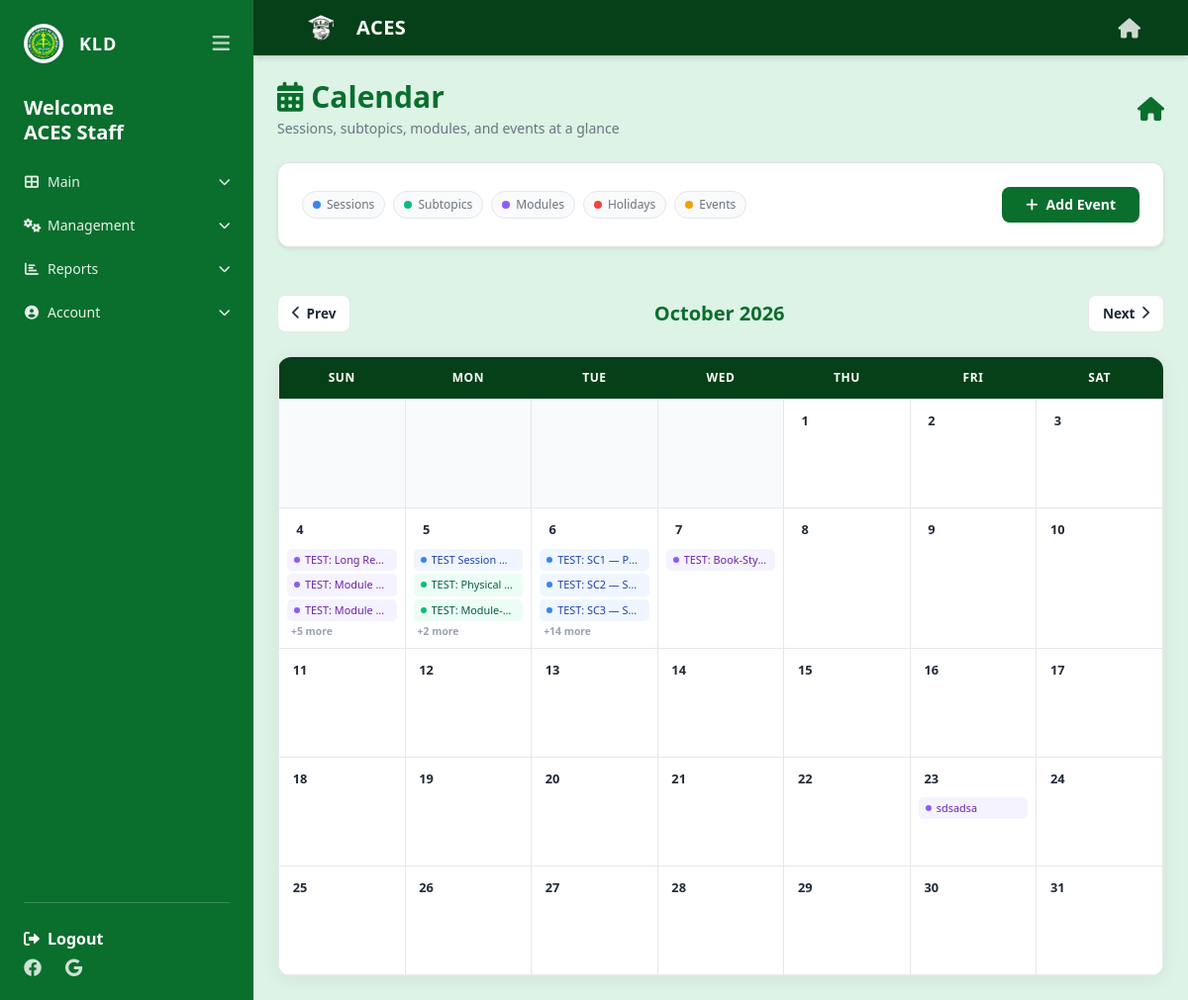
The page /staff/calendar.php?month=10&year=2026 (signed in) on the database its author committed.
### tables this page shows
CREATE TABLE `users` (
  `user_id` int(11) NOT NULL AUTO_INCREMENT,
  `email` varchar(100) NOT NULL,
  `password_hash` varchar(255) NOT NULL,
  `is_verified` tinyint(1) NOT NULL DEFAULT 0,
  `verification_token` varchar(64) DEFAULT NULL,
  `verification_expires` datetime DEFAULT NULL,
  `reset_token` varchar(64) DEFAULT NULL,
  `reset_expires` datetime DEFAULT NULL,
  `full_name` varchar(100) NOT NULL,
  `role` enum('student','staff') NOT NULL,
  `staff_role` enum('admin','lead','viewer') DEFAULT 'viewer',
  `is_active` tinyint(1) NOT NULL DEFAULT 1,
  `created_by` int(11) DEFAULT NULL,
  `created_at` datetime DEFAULT current_timestamp(),
  PRIMARY KEY (`user_id`),
  UNIQUE KEY `email` (`email`),
  KEY `idx_staff_role` (`staff_role`)
);

CREATE TABLE `modules` (
  `module_id` int(11) NOT NULL AUTO_INCREMENT,
  `subtopic_id` int(11) NOT NULL,
  `title` varchar(200) NOT NULL,
  `description` text DEFAULT NULL,
  `due_date` date DEFAULT NULL,
  `created_by` int(11) NOT NULL,
  `created_at` datetime DEFAULT current_timestamp(),
  `type` enum('module','assessment') NOT NULL DEFAULT 'module',
  `content` text DEFAULT NULL,
  `is_deleted` tinyint(1) DEFAULT 0,
  `updated_at` datetime DEFAULT NULL ON UPDATE current_timestamp(),
  PRIMARY KEY (`module_id`),
  KEY `subtopic_id` (`subtopic_id`),
  KEY `created_by` (`created_by`),
  CONSTRAINT `modules_ibfk_1` FOREIGN KEY (`subtopic_id`) REFERENCES `subtopics` (`subtopic_id`) ON DELETE CASCADE,
  CONSTRAINT `modules_ibfk_2` FOREIGN KEY (`created_by`) REFERENCES `users` (`user_id`)
);

CREATE TABLE `sessions` (
  `session_id` int(11) NOT NULL AUTO_INCREMENT,
  `title` varchar(100) NOT NULL,
  `phase` enum('Preparation','Pre-Employment','Career Fair') NOT NULL,
  `date` date NOT NULL,
  `start_time` time NOT NULL,
  `end_time` time NOT NULL,
  `description` text DEFAULT NULL,
  `created_by` int(11) NOT NULL,
  `proctor` varchar(100) DEFAULT 'TBA',
  `location` varchar(200) DEFAULT 'TBA',
  `is_deleted` tinyint(1) DEFAULT 0,
  `allow_multiple` tinyint(1) NOT NULL DEFAULT 0,
  PRIMARY KEY (`session_id`),
  KEY `created_by` (`created_by`),
  KEY `phase` (`phase`),
  CONSTRAINT `sessions_ibfk_1` FOREIGN KEY (`created_by`) REFERENCES `users` (`user_id`)
);

CREATE TABLE `subtopics` (
  `subtopic_id` int(11) NOT NULL AUTO_INCREMENT,
  `session_id` int(11) NOT NULL,
  `title` varchar(100) NOT NULL,
  `description` text DEFAULT NULL,
  `capacity` int(11) DEFAULT 30,
  `deadline` datetime DEFAULT NULL,
  `subtopic_date` date DEFAULT NULL,
  `subtopic_start_time` time DEFAULT NULL,
  `subtopic_end_time` time DEFAULT NULL,
  `subtopic_proctor` varchar(100) DEFAULT NULL,
  `subtopic_location` varchar(200) DEFAULT NULL,
  `is_required` tinyint(1) DEFAULT 0,
  `required_for` text DEFAULT NULL,
  `visible_for` text DEFAULT NULL,
  `visible_courses` text DEFAULT NULL,
  `required_courses` text DEFAULT NULL,
  `is_deleted` tinyint(1) DEFAULT 0,
  `attendance_type` enum('physical','module') DEFAULT 'physical',
  PRIMARY KEY (`subtopic_id`),
  KEY `session_id` (`session_id`),
  CONSTRAINT `subtopics_ibfk_1` FOREIGN KEY (`session_id`) REFERENCES `sessions` (`session_id`) ON DELETE CASCADE
);

### includes/auth.php (called while the page is built, shortened)
<?php
function isViewer() {
    return isset($_SESSION['role']) && $_SESSION['role'] === 'staff' && isset($_SESSION['staff_role']) && $_SESSION['staff_role'] === 'viewer';
}
?>

### staff/calendar.php (the view, shortened to what this page needs)
<?php
require_once __DIR__ . '/../includes/auth.php';
$stmt = $pdo->prepare("SELECT full_name FROM users WHERE user_id = ?");
$stmt->execute([$_SESSION['user_id']]);
$staff = $stmt->fetch();
$staff_name = $staff['full_name'] ?? '';
$month = isset($_GET['month']) ? (int)$_GET['month'] : date('n');
$year  = isset($_GET['year'])  ? (int)$_GET['year']  : date('Y');
$first_day_of_month = mktime(0, 0, 0, $month, 1, $year);
$days_in_month      = date('t', $first_day_of_month);
$start_weekday      = date('w', $first_day_of_month);
$events = [];
$start_date = sprintf('%04d-%02d-01', $year, $month);
$end_date   = date('Y-m-t', strtotime($start_date));
$stmt = $pdo->prepare("
    SELECT session_id, title AS session_title, date, description, start_time, end_time, location, proctor
    FROM sessions
    WHERE is_deleted = 0 AND date BETWEEN ? AND ?
");
$stmt->execute([$start_date, $end_date]);
while ($row = $stmt->fetch()) {
    $date = $row['date'];
    $events[$date][] = [
        'type'        => 'session',
        'title'       => $row['session_title'],
        'description' => $row['description'],
        'time'        => date('g:i A', strtotime($row['start_time'])) . ' – ' . date('g:i A', strtotime($row['end_time'])),
        'location'    => $row['location'],
        'proctor'     => $row['proctor'],
        'id'          => $row['session_id'],
    ];
}
$stmt = $pdo->prepare("
    SELECT st.subtopic_id, st.title AS subtopic_title, st.description,
           st.subtopic_date, st.subtopic_start_time, st.subtopic_end_time,
           st.subtopic_location, st.subtopic_proctor,
           s.title AS session_title
    FROM subtopics st
    JOIN sessions s ON st.session_id = s.session_id
    WHERE st.is_deleted = 0 AND st.subtopic_date BETWEEN ? AND ?
");
$stmt->execute([$start_date, $end_date]);
while ($row = $stmt->fetch()) {
    $date = $row['subtopic_date'];
    $events[$date][] = [
        'type'        => 'subtopic',
        'title'       => $row['subtopic_title'],
        'description' => $row['description'],
        'time'        => date('g:i A', strtotime($row['subtopic_start_time'])) . ' – ' . date('g:i A', strtotime($row['subtopic_end_time'])),
        'location'    => $row['subtopic_location'],
        'proctor'     => $row['subtopic_proctor'],
        'session'     => $row['session_title'],
        'id'          => $row['subtopic_id'],
    ];
}
$stmt = $pdo->prepare("
    SELECT module_id, title, due_date, type, subtopic_id
    FROM modules
    WHERE is_deleted = 0 AND due_date BETWEEN ? AND ?
");
$stmt->execute([$start_date, $end_date]);
while ($row = $stmt->fetch()) {
    $date = $row['due_date'];
    $events[$date][] = [
        'type'        => 'module',
        'title'       => $row['title'],
        'description' => "Due date for {$row['type']}",
        'subtopic_id' => $row['subtopic_id'],
        'id'          => $row['module_id'],
    ];
}
?>
<!DOCTYPE html>
<html lang="en" class="h-full">
<head>
    <script src="https://cdn.tailwindcss.com"></script>
    <link href="https://cdn.jsdelivr.net/npm/bootstrap@5.3.0/dist/css/bootstrap.min.css" rel="stylesheet">
    <link rel="stylesheet" href="https://cdnjs.cloudflare.com/ajax/libs/font-awesome/6.0.0/css/all.min.css">
</head>
<body class="bg-[#dcf3e6] font-sans h-screen flex flex-col md:flex-row">
<?php include '../includes/staff_sidebar.php'; ?>
<div class="flex-1 flex flex-col overflow-hidden">
    <?php include '../includes/header.php'; ?>
    <main class="flex-1 p-4 md:p-8 overflow-y-auto no-scrollbar">
        <div class="flex justify-between items-center mb-6">
            <div>
                <h1 class="text-2xl md:text-3xl font-bold text-[#0a6e2d]">
                    <i class="fas fa-calendar-alt mr-2"></i>Calendar
                </h1>
                <p class="text-sm text-gray-500 mt-1">Sessions, subtopics, modules, and events at a glance</p>
            </div>
            <a href="dashboard.php" class="text-[#0a6e2d] hover:text-green-800" title="Home">
                <i class="fas fa-house text-2xl"></i>
            </a>
        </div>
        <div class="bg-white rounded-xl shadow-sm border border-gray-200 p-4 mb-5 flex flex-wrap items-center justify-between gap-3">
            <div class="flex flex-wrap gap-2">
                <span class="legend-item"><span class="legend-dot" style="background:#3b82f6"></span> Sessions</span>
                <span class="legend-item"><span class="legend-dot" style="background:#10b981"></span> Subtopics</span>
                <span class="legend-item"><span class="legend-dot" style="background:#8b5cf6"></span> Modules</span>
                <span class="legend-item"><span class="legend-dot" style="background:#ef4444"></span> Holidays</span>
                <span class="legend-item"><span class="legend-dot" style="background:#f59e0b"></span> Events</span>
            </div>
            <?php if (!isViewer()): ?>
            <button class="bg-[#0a6e2d] hover:bg-green-800 text-white text-sm font-semibold px-4 py-2 rounded-lg inline-flex items-center gap-2 transition"
                    data-bs-toggle="modal" data-bs-target="#addEventModal">
                <i class="fas fa-plus"></i> Add Event
            </button>
            <?php endif; ?>
        </div>
        <div class="flex items-center justify-between mb-4">
            <a href="?month=<?= $month-1 ?>&year=<?= $year ?>" class="nav-btn">
                <i class="fas fa-chevron-left"></i> <span class="hidden sm:inline">Prev</span>
            </a>
            <span class="month-title"><?= date('F Y', $first_day_of_month) ?></span>
            <a href="?month=<?= $month+1 ?>&year=<?= $year ?>" class="nav-btn">
                <span class="hidden sm:inline">Next</span> <i class="fas fa-chevron-right"></i>
            </a>
        </div>
        <div class="calendar-wrap">
            <table class="calendar-grid">
                <thead>
                    <tr>
                        <th>Sun</th><th>Mon</th><th>Tue</th><th>Wed</th><th>Thu</th><th>Fri</th><th>Sat</th>
                    </tr>
                </thead>
                <tbody>
                    <?php
                    $day_counter = 1;
                    $cell_count  = 0;
                    $weekday     = $start_weekday;
                    $today_str   = date('Y-m-d');
                    echo '<tr>';
                    for ($i = 0; $i < $weekday; $i++) {
                        echo '<td class="is-empty"></td>';
                        $cell_count++;
                    }
                    while ($day_counter <= $days_in_month) {
                        $date_str   = sprintf('%04d-%02d-%02d', $year, $month, $day_counter);
                        $day_events = $events[$date_str] ?? [];
                        $is_today   = ($date_str === $today_str) ? ' is-today' : '';
                        usort($day_events, function($a, $b) {
                            $order = ['session'=>1,'subtopic'=>2,'module'=>3,'holiday'=>4,'school_event'=>5];
                            return ($order[$a['type']] ?? 9) <=> ($order[$b['type']] ?? 9);
                        });
                        ?>
                        <td class="<?= $is_today ?>" data-date="<?= $date_str ?>">
                            <div class="day-num"><?= $day_counter ?></div>
                            <?php foreach (array_slice($day_events, 0, 3) as $ev): ?>
                                <div class="event-pill <?= $ev['type'] ?>" title="<?= htmlspecialchars($ev['title']) ?>">
                                    <span class="dot"></span>
                                    <span class="truncate"><?= htmlspecialchars($ev['title']) ?></span>
                                </div>
                            <?php endforeach; ?>
                            <?php if (count($day_events) > 3): ?>
                                <div class="more-count">+<?= count($day_events) - 3 ?> more</div>
                            <?php endif; ?>
                        </td>
                        <?php
                        $cell_count++;
                        $day_counter++;
                        if ($cell_count % 7 == 0 && $day_counter <= $days_in_month) {
                            echo '</tr><tr>';
                        }
                    }
                    echo '</tr>';
                    ?>
                </tbody>
            </table>
        </div>
    </main>
</div>
</body>
</html>

### includes/staff_sidebar.php (shortened to what this page needs)
<aside id="staffSidebar" class="hidden md:flex w-64 bg-[#0a6e2d] text-white flex-col justify-between p-4 shrink-0 h-full transition-all duration-300 overflow-hidden">
    <div>
        <div class="flex items-center justify-between mb-8">
            <div class="flex items-center gap-3" id="sidebarBrand">
                <img src="../assets/images/kld_logo.png" class="w-10 h-10 rounded-full border border-white/20 bg-white p-0.5 object-contain" alt="KLD">
                <span class="font-bold tracking-wider text-lg sidebar-text">KLD</span>
            </div>
            <button id="sidebarToggleBtn" class="text-white/70 hover:text-white text-xl focus:outline-none">
                <i class="fas fa-bars"></i>
            </button>
        </div>
        <div class="mb-6 sidebar-text">
            <h2 class="text-xl font-bold leading-tight">Welcome<br><?= htmlspecialchars($staff_name) ?></h2>
        </div>
        <nav class="space-y-4 text-sm opacity-90">
            <div class="sidebar-group">
                <button class="group-header flex items-center justify-between w-full text-left hover:text-green-200 py-1">
                    <span><i class="fas fa-th-large mr-2 w-4 text-center"></i><span class="sidebar-text">Main</span></span>
                    <i class="fas fa-chevron-down text-xs transition-transform duration-200 sidebar-text"></i>
                </button>
            </div>
            <?php if (!isViewer()): ?>
            <div class="sidebar-group">
                <button class="group-header flex items-center justify-between w-full text-left hover:text-green-200 py-1">
                    <span><i class="fas fa-cogs mr-2 w-4 text-center"></i><span class="sidebar-text">Management</span></span>
                    <i class="fas fa-chevron-down text-xs transition-transform duration-200 sidebar-text"></i>
                </button>
            </div>
            <?php endif; ?>
            <div class="sidebar-group">
                <button class="group-header flex items-center justify-between w-full text-left hover:text-green-200 py-1">
                    <span><i class="fas fa-chart-bar mr-2 w-4 text-center"></i><span class="sidebar-text">Reports</span></span>
                    <i class="fas fa-chevron-down text-xs transition-transform duration-200 sidebar-text"></i>
                </button>
            </div>
            <div class="sidebar-group">
                <button class="group-header flex items-center justify-between w-full text-left hover:text-green-200 py-1">
                    <span><i class="fas fa-user-circle mr-2 w-4 text-center"></i><span class="sidebar-text">Account</span></span>
                    <i class="fas fa-chevron-down text-xs transition-transform duration-200 sidebar-text"></i>
                </button>
            </div>
        </nav>
    </div>
    <div class="mt-auto pt-4 border-t border-white/20">
        <a href="../logout.php" class="block font-bold hover:text-red-300 sidebar-text mb-2">
            <i class="fas fa-sign-out-alt mr-2 w-4 text-center"></i><span class="sidebar-text">Logout</span>
        </a>
        <div class="flex gap-4 text-lg opacity-80 sidebar-text">
            <i class="fa-brands fa-facebook cursor-pointer"></i>
            <i class="fa-brands fa-google cursor-pointer"></i>
        </div>
    </div>
</aside>

### rows shown on the page
users: full_name "ACES Staff"
modules: title "TEST: Long Rea…"
modules: title "TEST: Module…"
modules: title "TEST: Module…"
sessions: title "TEST Session…"
subtopics: title "TEST: Physical…"
subtopics: title "TEST: Module-…"
sessions: title "TEST: SC1 — P…"
sessions: title "TEST: SC2 — S…"
sessions: title "TEST: SC3 — S…"
modules: title "TEST: Book-Sty…"
modules: title "sdsadsa"

### other values the page prints
date('F Y', $first_day_of_month) "October 2026"
count($day_events) - 3 "5"
count($day_events) - 3 "2"
count($day_events) - 3 "14"
